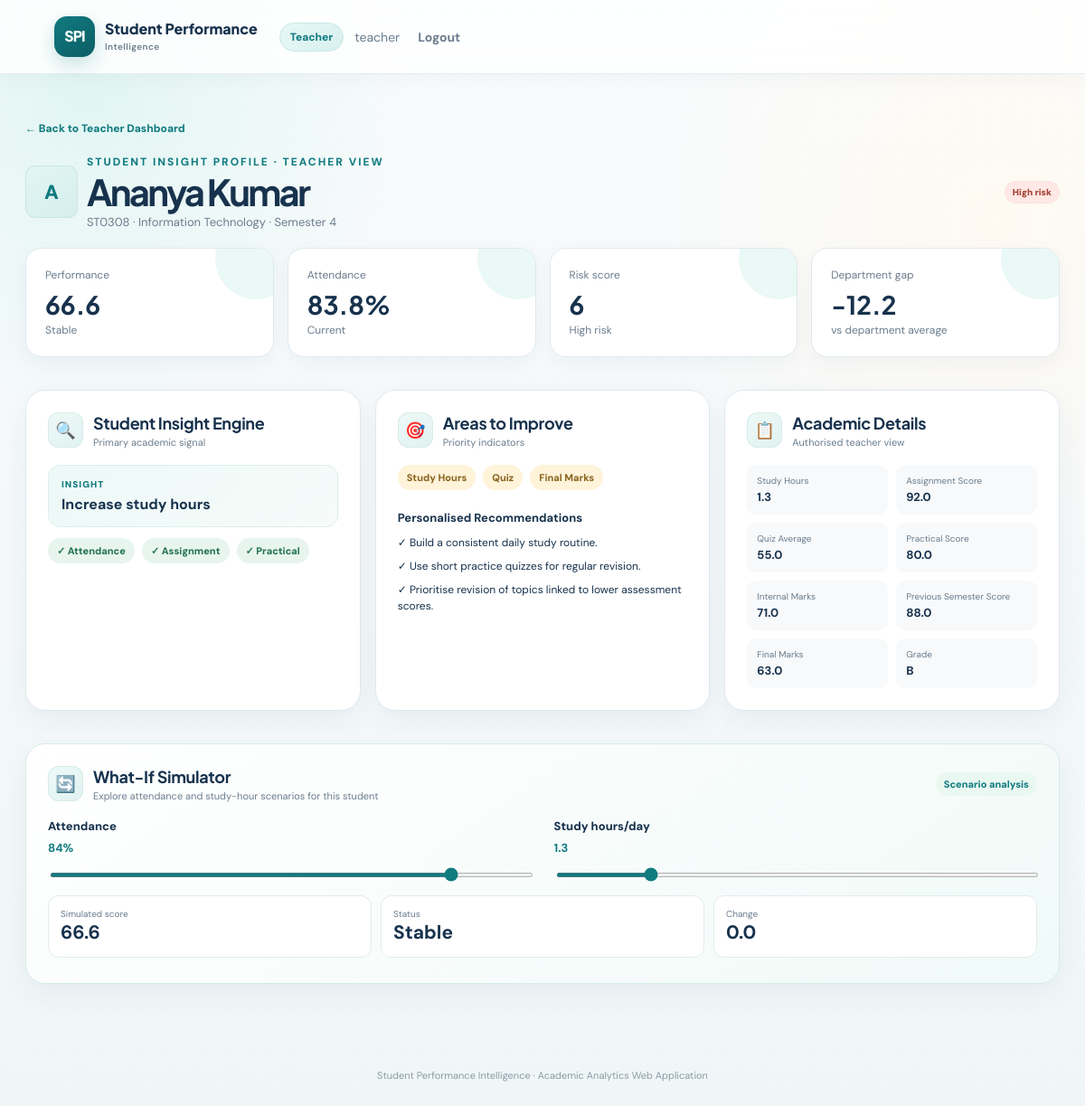
The page /teacher/student/ST0308 (signed in) on the database its author committed.
### tables this page shows
CREATE TABLE students (
        Student_ID TEXT PRIMARY KEY, Name TEXT, Gender TEXT, Department TEXT, Semester INTEGER,
        Attendance REAL, Study_Hours REAL, Assignment_Submission_Rate REAL, Assignment_Score REAL,
        Quiz_Average REAL, Practical_Score REAL, Internal_Marks REAL, Previous_Semester_Score REAL,
        Participation_Score REAL, Extra_Curricular TEXT, Final_Marks REAL, Grade TEXT,
        Performance_Score REAL, Performance_Status TEXT, Support_Flag TEXT, Department_Average REAL,
        Performance_Gap REAL, Primary_Insight TEXT);

### app.py (the view)
@app.route('/teacher/student/<student_id>')
def teacher_student(student_id):
    if not login_required('teacher'): return redirect(url_for('login'))
    conn=get_db(); row=conn.execute('SELECT * FROM students WHERE Student_ID=?',(student_id,)).fetchone(); conn.close()
    if not row: return 'Student not found',404
    return render_template('student_detail.html', student=enrich(row), teacher=True)

### app.py (called while the page is built)
def get_db():
    conn = sqlite3.connect(DB)
    conn.row_factory = sqlite3.Row
    return conn

def risk_score(row):
    score = 0
    if row['Attendance'] < 60: score += 3
    elif row['Attendance'] < 75: score += 2
    elif row['Attendance'] < 85: score += 1
    if row['Study_Hours'] < 2: score += 3
    elif row['Study_Hours'] < 4: score += 1
    if row['Final_Marks'] < 50: score += 3
    elif row['Final_Marks'] < 65: score += 2
    elif row['Final_Marks'] < 75: score += 1
    if row['Practical_Score'] < 50: score += 2
    elif row['Practical_Score'] < 60: score += 1
    if row['Assignment_Score'] < 50: score += 2
    if row['Quiz_Average'] < 50: score += 2
    return score

def risk_level(score):
    if score >= 6: return 'High'
    if score >= 3: return 'Medium'
    return 'Low'

def login_required(role=None):
    return 'username' in session and (role is None or session.get('role') == role)

### templates/student_detail.html (shortened to what this page needs)
{% extends 'base.html' %}{% block content %}<a class="back-link" href="{{ url_for('teacher_dashboard') }}">← Back to Teacher Dashboard</a>
<section class="profile-head"><div class="student-cell"><span class="avatar large">{{ student.Name[0] }}</span><div><div class="eyebrow">STUDENT INSIGHT PROFILE · TEACHER VIEW</div><h1>{{ student.Name }}</h1><p>{{ student.Student_ID }} · {{ student.Department }} · Semester {{ student.Semester }}</p></div></div><span class="badge {{ student.Risk_Level|lower }}">{{ student.Risk_Level }} risk</span></section>
<section class="metric-grid"><div class="metric"><span>Performance</span><strong>{{ student.Performance_Score }}</strong><small>{{ student.Performance_Status }}</small></div><div class="metric"><span>Attendance</span><strong>{{ '%.1f'|format(student.Attendance) }}%</strong><small>Current</small></div><div class="metric"><span>Risk score</span><strong>{{ student.Risk_Score }}</strong><small>{{ student.Risk_Level }} risk</small></div><div class="metric"><span>Department gap</span><strong>{{ '%+.1f'|format(student.Performance_Gap) }}</strong><small>vs department average</small></div></section>
<div class="three-grid"><section class="panel"><div class="section-title"><div><span class="icon-bubble">🔍</span><div><h2>Student Insight Engine</h2><small>Primary academic signal</small></div></div></div><div class="primary-insight"><span>Insight</span><b>{{ student.Primary_Insight }}</b></div><div class="tag-list">{% for x in student.Strengths %}<span class="tag positive">✓ {{ x }}</span>{% endfor %}{% if not student.Strengths %}<span class="muted">No strong metric above the configured threshold.</span>{% endif %}</div></section><section class="panel"><div class="section-title"><div><span class="icon-bubble">🎯</span><div><h2>Areas to Improve</h2><small>Priority indicators</small></div></div></div><div class="tag-list">{% for x in student.Improvement_Areas %}<span class="tag focus">{{ x }}</span>{% else %}<span class="muted">No major low-score area.</span>{% endfor %}</div><h3 class="mini-heading">Personalised Recommendations</h3>{% for r in student.Recommendations %}<p class="rec-line">✓ {{ r }}</p>{% endfor %}</section><section class="panel"><div class="section-title"><div><span class="icon-bubble">📋</span><div><h2>Academic Details</h2><small>Authorised teacher view</small></div></div></div><div class="details compact">{% for k in ['Study_Hours','Assignment_Score','Quiz_Average','Practical_Score','Internal_Marks','Previous_Semester_Score','Final_Marks','Grade'] %}<div><small>{{ k|replace('_',' ') }}</small><b>{{ student[k] }}</b></div>{% endfor %}</div></section></div>
<section class="panel whatif teacher-whatif"><div class="section-title"><div><span class="icon-bubble">🔄</span><div><h2>What-If Simulator</h2><small>Explore attendance and study-hour scenarios for this student</small></div></div><span class="ai-status">Scenario analysis</span></div><div class="slider-row"><label>Attendance <b id="av">{{ '%.0f'|format(student.Attendance) }}%</b><input id="attendance" type="range" min="0" max="100" value="{{ student.Attendance }}" oninput="updateWhatIf()"></label><label>Study hours/day <b id="sv">{{ '%.1f'|format(student.Study_Hours) }}</b><input id="study" type="range" min="0" max="8" step="0.5" value="{{ student.Study_Hours }}" oninput="updateWhatIf()"></label></div><div class="whatif-result"><div><span>Simulated score</span><b id="ws">{{ student.Performance_Score }}</b></div><div><span>Status</span><b id="wt">{{ student.Performance_Status }}</b></div><div><span>Change</span><b id="wc">0.0</b></div></div></section>
{% endblock %}

### rows shown on the page
students: Name "A", Name "Ananya Kumar", Student_ID "ST0308", Department "Information Technology", Semester "4", Performance_Score "66.6", Performance_Status "Stable", Attendance "83.8", Performance_Gap "-12.2", Primary_Insight "Increase study hours", Study_Hours "1.3" "92.0" "55.0" "80.0" "71.0" "88.0" "63.0" "B", Attendance "84", Study_Hours "1.3", Study_Hours "1.5"

### other values the page prints
{{ session.get('role')|title }} "Teacher"
{{ session.get('username') }} "teacher"
{{ student.Risk_Level }} "High"
{{ student.Risk_Score }} "6"
{{ x }} "Attendance" "Assignment" "Practical"
{{ x }} "Study Hours" "Quiz" "Final Marks"
{{ r }} "Build a consistent daily study routine." "Use short practice quizzes for regular revision." "Prioritise revision of topics linked to lower assessment scores."
{{ k|replace('_',' ') }} "Study Hours" "Assignment Score" "Quiz Average" "Practical Score" "Internal Marks" "Previous Semester Score" "Final Marks" "Grade"
